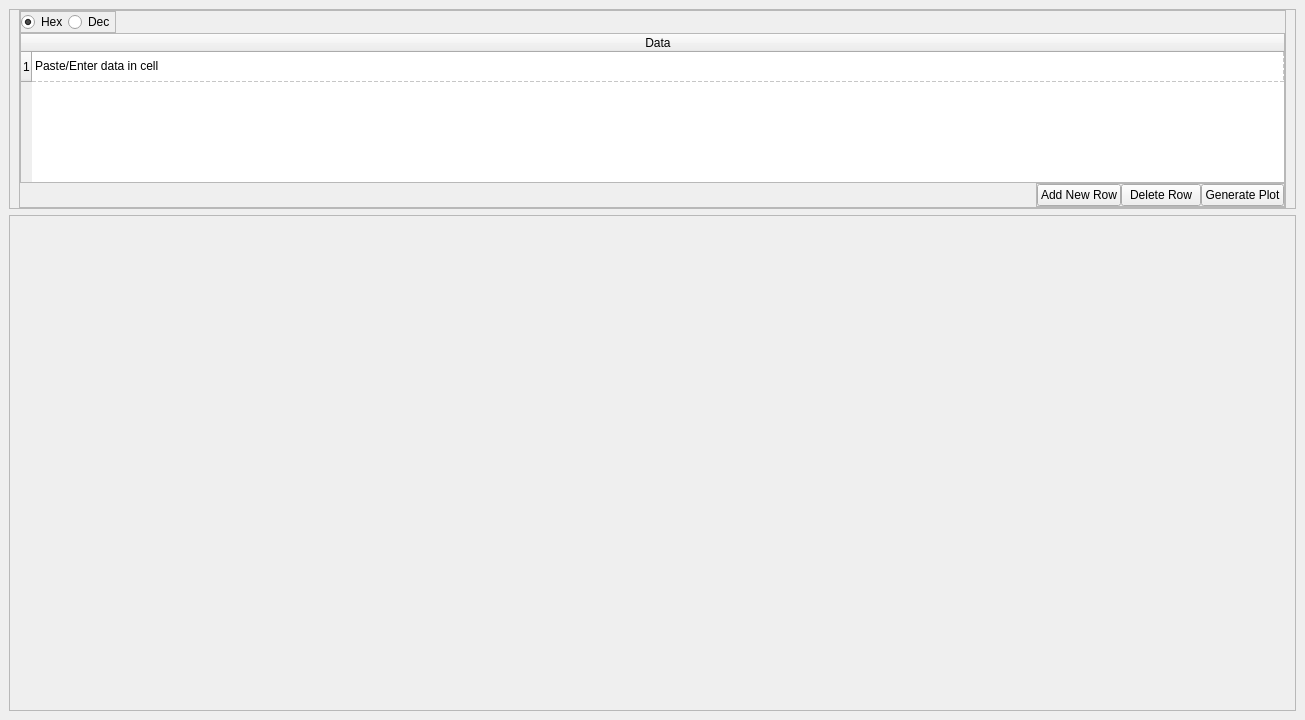
<?xml version="1.0" encoding="UTF-8"?>
<ui version="4.0">
 <class>MyPlotter</class>
 <widget class="QMainWindow" name="MyPlotter">
  <property name="geometry">
   <rect>
    <x>0</x>
    <y>0</y>
    <width>1305</width>
    <height>720</height>
   </rect>
  </property>
  <property name="windowTitle">
   <string>MyPlotter</string>
  </property>
  <widget class="QWidget" name="centralwidget">
   <layout class="QGridLayout" name="gridLayout">
    <item row="0" column="0">
     <layout class="QVBoxLayout" name="verticalLayout">
      <item>
       <widget class="QFrame" name="TopControlsFrmae">
        <property name="sizePolicy">
         <sizepolicy hsizetype="Preferred" vsizetype="Preferred">
          <horstretch>0</horstretch>
          <verstretch>0</verstretch>
         </sizepolicy>
        </property>
        <property name="minimumSize">
         <size>
          <width>0</width>
          <height>200</height>
         </size>
        </property>
        <property name="maximumSize">
         <size>
          <width>16777215</width>
          <height>200</height>
         </size>
        </property>
        <property name="frameShape">
         <enum>QFrame::StyledPanel</enum>
        </property>
        <property name="frameShadow">
         <enum>QFrame::Raised</enum>
        </property>
        <layout class="QGridLayout" name="gridLayout_4">
         <property name="leftMargin">
          <number>9</number>
         </property>
         <property name="topMargin">
          <number>0</number>
         </property>
         <property name="rightMargin">
          <number>9</number>
         </property>
         <property name="bottomMargin">
          <number>0</number>
         </property>
         <property name="spacing">
          <number>0</number>
         </property>
         <item row="0" column="0">
          <widget class="QFrame" name="leftmenuframe">
           <property name="frameShape">
            <enum>QFrame::StyledPanel</enum>
           </property>
           <property name="frameShadow">
            <enum>QFrame::Raised</enum>
           </property>
           <layout class="QGridLayout" name="gridLayout_2">
            <property name="leftMargin">
             <number>0</number>
            </property>
            <property name="topMargin">
             <number>0</number>
            </property>
            <property name="rightMargin">
             <number>0</number>
            </property>
            <property name="bottomMargin">
             <number>0</number>
            </property>
            <property name="spacing">
             <number>0</number>
            </property>
            <item row="4" column="0" alignment="Qt::AlignRight">
             <widget class="QFrame" name="rightMenuframe">
              <property name="frameShape">
               <enum>QFrame::StyledPanel</enum>
              </property>
              <property name="frameShadow">
               <enum>QFrame::Raised</enum>
              </property>
              <layout class="QHBoxLayout" name="horizontalLayout">
               <property name="spacing">
                <number>0</number>
               </property>
               <property name="leftMargin">
                <number>0</number>
               </property>
               <property name="topMargin">
                <number>0</number>
               </property>
               <property name="rightMargin">
                <number>0</number>
               </property>
               <property name="bottomMargin">
                <number>0</number>
               </property>
               <item>
                <widget class="QPushButton" name="addNewRowButton">
                 <property name="toolTip">
                  <string>&lt;html&gt;&lt;head/&gt;&lt;body&gt;&lt;p&gt;&lt;span style=&quot; font-style:italic;&quot;&gt;Add new empty row to table&lt;/span&gt;&lt;/p&gt;&lt;/body&gt;&lt;/html&gt;</string>
                 </property>
                 <property name="text">
                  <string>Add New Row</string>
                 </property>
                </widget>
               </item>
               <item>
                <widget class="QPushButton" name="deleteRowButton">
                 <property name="toolTip">
                  <string>&lt;html&gt;&lt;head/&gt;&lt;body&gt;&lt;p&gt;&lt;span style=&quot; font-style:italic;&quot;&gt;Delete selected row from the table&lt;/span&gt;&lt;/p&gt;&lt;/body&gt;&lt;/html&gt;</string>
                 </property>
                 <property name="text">
                  <string>Delete Row</string>
                 </property>
                </widget>
               </item>
               <item>
                <widget class="QPushButton" name="generateButton">
                 <property name="sizePolicy">
                  <sizepolicy hsizetype="Minimum" vsizetype="Preferred">
                   <horstretch>0</horstretch>
                   <verstretch>0</verstretch>
                  </sizepolicy>
                 </property>
                 <property name="toolTip">
                  <string>&lt;html&gt;&lt;head/&gt;&lt;body&gt;&lt;p&gt;&lt;span style=&quot; font-style:italic;&quot;&gt;Click to generate graph&lt;/span&gt;&lt;/p&gt;&lt;/body&gt;&lt;/html&gt;</string>
                 </property>
                 <property name="text">
                  <string>Generate Plot</string>
                 </property>
                </widget>
               </item>
              </layout>
             </widget>
            </item>
            <item row="0" column="0" alignment="Qt::AlignLeft">
             <widget class="QFrame" name="radiobuttonframe">
              <property name="sizePolicy">
               <sizepolicy hsizetype="Preferred" vsizetype="Preferred">
                <horstretch>0</horstretch>
                <verstretch>0</verstretch>
               </sizepolicy>
              </property>
              <property name="frameShape">
               <enum>QFrame::StyledPanel</enum>
              </property>
              <property name="frameShadow">
               <enum>QFrame::Raised</enum>
              </property>
              <layout class="QHBoxLayout" name="horizontalLayout_2">
               <property name="spacing">
                <number>0</number>
               </property>
               <property name="leftMargin">
                <number>0</number>
               </property>
               <property name="topMargin">
                <number>0</number>
               </property>
               <property name="rightMargin">
                <number>0</number>
               </property>
               <property name="bottomMargin">
                <number>0</number>
               </property>
               <item>
                <widget class="QRadioButton" name="hexRadioButton">
                 <property name="toolTip">
                  <string>&lt;html&gt;&lt;head/&gt;&lt;body&gt;&lt;p&gt;&lt;span style=&quot; font-style:italic;&quot;&gt;select if data is in hex format&lt;/span&gt;&lt;/p&gt;&lt;/body&gt;&lt;/html&gt;</string>
                 </property>
                 <property name="styleSheet">
                  <string notr="true"/>
                 </property>
                 <property name="text">
                  <string>Hex</string>
                 </property>
                 <property name="checked">
                  <bool>true</bool>
                 </property>
                </widget>
               </item>
               <item>
                <widget class="QRadioButton" name="DecRadioButton">
                 <property name="toolTip">
                  <string>&lt;html&gt;&lt;head/&gt;&lt;body&gt;&lt;p&gt;&lt;span style=&quot; font-style:italic;&quot;&gt;Select if data is in decimal format&lt;/span&gt;&lt;/p&gt;&lt;/body&gt;&lt;/html&gt;</string>
                 </property>
                 <property name="styleSheet">
                  <string notr="true"/>
                 </property>
                 <property name="text">
                  <string>Dec</string>
                 </property>
                </widget>
               </item>
              </layout>
             </widget>
            </item>
            <item row="2" column="0">
             <widget class="QTableWidget" name="tableWidget">
              <property name="contextMenuPolicy">
               <enum>Qt::DefaultContextMenu</enum>
              </property>
              <property name="toolTip">
               <string>&lt;html&gt;&lt;head/&gt;&lt;body&gt;&lt;p&gt;&lt;span style=&quot; font-style:italic;&quot;&gt;Add data for graph&lt;/span&gt;&lt;/p&gt;&lt;/body&gt;&lt;/html&gt;</string>
              </property>
              <property name="whatsThis">
               <string>&lt;html&gt;&lt;head/&gt;&lt;body&gt;&lt;p&gt;Table to add multiple data set for plotting&lt;/p&gt;&lt;/body&gt;&lt;/html&gt;</string>
              </property>
              <property name="alternatingRowColors">
               <bool>true</bool>
              </property>
              <property name="selectionBehavior">
               <enum>QAbstractItemView::SelectRows</enum>
              </property>
              <property name="gridStyle">
               <enum>Qt::DashLine</enum>
              </property>
              <attribute name="horizontalHeaderCascadingSectionResizes">
               <bool>false</bool>
              </attribute>
              <attribute name="horizontalHeaderShowSortIndicator" stdset="0">
               <bool>false</bool>
              </attribute>
              <attribute name="horizontalHeaderStretchLastSection">
               <bool>true</bool>
              </attribute>
              <attribute name="verticalHeaderStretchLastSection">
               <bool>false</bool>
              </attribute>
              <row>
               <property name="text">
                <string>1</string>
               </property>
              </row>
              <column>
               <property name="text">
                <string>Data</string>
               </property>
              </column>
              <item row="0" column="0">
               <property name="text">
                <string>Paste/Enter data in cell</string>
               </property>
              </item>
             </widget>
            </item>
           </layout>
          </widget>
         </item>
        </layout>
       </widget>
      </item>
      <item>
       <widget class="QFrame" name="MainBodyFrame">
        <property name="frameShape">
         <enum>QFrame::StyledPanel</enum>
        </property>
        <property name="frameShadow">
         <enum>QFrame::Raised</enum>
        </property>
        <layout class="QGridLayout" name="gridLayout_3">
         <property name="leftMargin">
          <number>0</number>
         </property>
         <property name="topMargin">
          <number>0</number>
         </property>
         <property name="rightMargin">
          <number>0</number>
         </property>
         <property name="bottomMargin">
          <number>0</number>
         </property>
         <property name="spacing">
          <number>0</number>
         </property>
         <item row="0" column="0">
          <layout class="QGridLayout" name="plotLayout"/>
         </item>
        </layout>
       </widget>
      </item>
     </layout>
    </item>
   </layout>
  </widget>
 </widget>
 <resources/>
 <connections/>
</ui>
